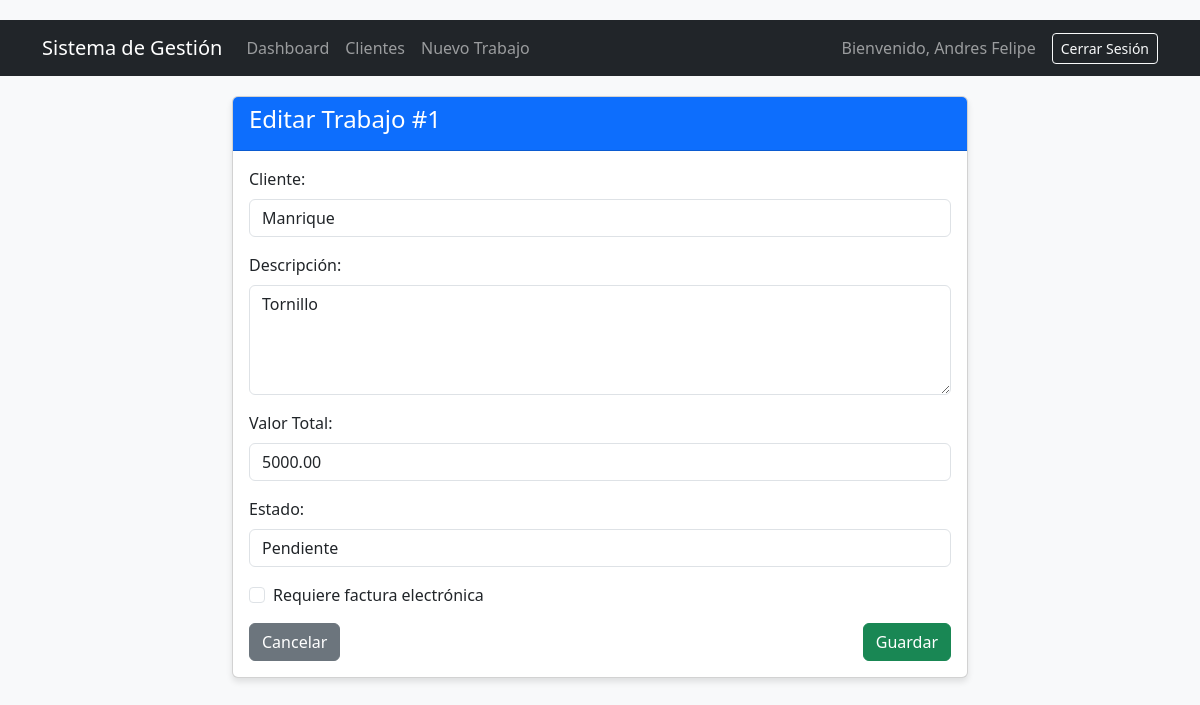
Screenshot of /trabajos/1/editar/ (signed in) with the database file from the repository.
### gestion_trabajos/models.py (models this page shows, shortened)
class Trabajo(models.Model):
    ESTADO_CHOICES = [
        ('Pendiente', 'Pendiente'),
        ('En Proceso', 'En Proceso'),
        ('Terminado', 'Terminado'),
        ('Entregado', 'Entregado'),
    ]
    cliente = models.ForeignKey(Cliente, on_delete=models.CASCADE, related_name='trabajos')
    descripcion = models.TextField(blank=True, null=True)
    fecha_creacion = models.DateTimeField(auto_now_add=True)
    valor_total = models.DecimalField(max_digits=10, decimal_places=2)
    saldo = models.DecimalField(max_digits=10, decimal_places=2)
    estado = models.CharField(max_length=20, choices=ESTADO_CHOICES, default='Pendiente')
    factura_electronica = models.CharField(max_length=50, blank=True, null=True)
    requiere_factura = models.BooleanField(default=False)
    usuario = models.ForeignKey(User, on_delete=models.CASCADE, related_name='trabajos')

### gestion_trabajos/views.py (the view)
# urls.py: path('trabajos/<int:trabajo_id>/editar/', views.editar_trabajo, name='editar_trabajo'),
@login_required
def editar_trabajo(request, trabajo_id):
    trabajo = get_object_or_404(Trabajo, id=trabajo_id, usuario=request.user)
    if request.method == 'POST':
        form = TrabajoForm(request.POST, instance=trabajo)
        if form.is_valid():
            valor_total_anterior = trabajo.valor_total
            trabajo = form.save(commit=False)
            if trabajo.valor_total != valor_total_anterior:
                total_pagos = trabajo.pagos.aggregate(Sum('monto'))['monto__sum'] or 0
                trabajo.saldo = trabajo.valor_total - total_pagos
            trabajo.save()
            messages.success(request, "Trabajo actualizado correctamente")
            return redirect('detalle_trabajo', trabajo_id=trabajo.id)
    else:
        form = TrabajoForm(instance=trabajo)
    return render(request, 'gestion_trabajos/form_trabajo.html', {
        'form': form,
        'titulo': f'Editar Trabajo #{trabajo.id}',
        'trabajo': trabajo
    })

### gestion_trabajos/forms.py
class TrabajoForm(forms.ModelForm):
    cliente = forms.ModelChoiceField(
        queryset=Cliente.objects.all(),
        widget=forms.Select(attrs={'class': 'form-control'})
    )
    class Meta:
        model = Trabajo
        fields = ['cliente', 'descripcion', 'valor_total', 'estado', 'requiere_factura', 'factura_electronica']
        widgets = {
            'descripcion': forms.Textarea(attrs={'class': 'form-control', 'rows': 4}),
            'valor_total': forms.NumberInput(attrs={'class': 'form-control'}),
            'estado': forms.Select(attrs={'class': 'form-control'}),
            'requiere_factura': forms.CheckboxInput(attrs={'class': 'form-check-input'}),
            'factura_electronica': forms.TextInput(attrs={'class': 'form-control'}),
        }

### gestion_trabajos/models.py (called while the page is built)
    def __str__(self):
        return self.nombre

### templates/gestion_trabajos/form_trabajo.html (shortened to what this page needs)
{% extends 'base.html' %}
{% block content %}
<div class="row justify-content-center">
    <div class="col-md-8">
        <div class="card">
            <div class="card-header bg-primary text-white">
                <h4>{{ titulo }}</h4>
            </div>
            <div class="card-body">
                <form method="post">
                    <div class="mb-3">
                        <label for="id_cliente" class="form-label">Cliente:</label>
                        {{ form.cliente }}
                    </div>
                    <div class="mb-3">
                        <label for="id_descripcion" class="form-label">Descripción:</label>
                        {{ form.descripcion }}
                    </div>
                    <div class="mb-3">
                        <label for="id_valor_total" class="form-label">Valor Total:</label>
                        {{ form.valor_total }}
                    </div>
                    <div class="mb-3">
                        <label for="id_estado" class="form-label">Estado:</label>
                        {{ form.estado }}
                    </div>
                    <div class="mb-3 form-check">
                        {{ form.requiere_factura }}
                        <label class="form-check-label" for="id_requiere_factura">Requiere factura electrónica</label>
                    </div>
                    <div class="d-flex justify-content-between">
                        <a href="{% url 'dashboard' %}" class="btn btn-secondary">Cancelar</a>
                        <button type="submit" class="btn btn-success">Guardar</button>
                    </div>
                </form>
            </div>
        </div>
    </div>
</div>
{% endblock %}

### templates/base.html (shortened to what this page needs)
<!DOCTYPE html>
<html lang="es">
<head>
    <link href="https://cdn.jsdelivr.net/npm/bootstrap@5.3.0-alpha1/dist/css/bootstrap.min.css" rel="stylesheet">
</head>
<body>
    {% if user.is_authenticated %}
    <nav class="navbar navbar-expand-lg navbar-dark bg-dark">
        <div class="container">
            <a class="navbar-brand" href="{% url 'dashboard' %}">Sistema de Gestión</a>
            <div class="collapse navbar-collapse" id="navbarNav">
                <ul class="navbar-nav me-auto">
                    <li class="nav-item">
                        <a class="nav-link" href="{% url 'dashboard' %}">Dashboard</a>
                    </li>
                    <li class="nav-item">
                        <a class="nav-link" href="{% url 'lista_clientes' %}">Clientes</a>
                    </li>
                    <li class="nav-item">
                        <a class="nav-link" href="{% url 'nuevo_trabajo' %}">Nuevo Trabajo</a>
                    </li>
                </ul>
                <span class="navbar-text me-3">
                    Bienvenido, {{ user.first_name|default:user.username }}
                </span>
                <a href="{% url 'logout' %}" class="btn btn-outline-light btn-sm">Cerrar Sesión</a>
            </div>
        </div>
    </nav>
    {% endif %}
    <div class="container">
        {% block content %}{% endblock %}
    </div>
</body>
</html>

### templates/base.html (style rules this page uses)
body { background-color: #f8f9fa; padding-top: 20px; }
.navbar { margin-bottom: 20px; }
.card { margin-bottom: 20px; box-shadow: 0 4px 6px rgba(0, 0, 0, 0.1); }

### rows the page displays
Trabajo: cliente "Manrique", descripcion "Tornillo", valor_total "5000.00", estado "Pendiente"

### other values shown
{{ user.first_name|default:user.username }} "Andres Felipe"
{{ titulo }} "Editar Trabajo #1"
